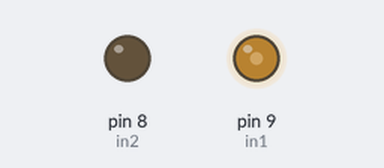
Bench run of a sketch on a simulated Arduino Uno, built with avr-gcc and run on an emulated ATmega328P. On the bench: output pins drawn as LEDs (lit = HIGH).

Above: at 0.1 s.
Timing chart, 0 to 1.6 s (numbered marks = the images above):
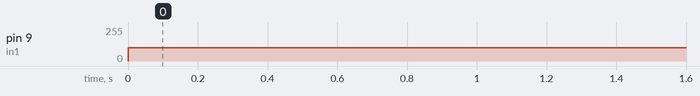

Measured:
- by itself, pin 9 (in1): 0/255 → 100/255 at 0.00 s

The sketch:

dongco.ino
```cpp
int in1 = 9;
int in2 = 8;
int speed = 150;

int ledPin = 13;

void setup()
{
  pinMode(in1, OUTPUT);
  pinMode(in2, OUTPUT);
  Serial.begin(9600);
}

void loop()
{
  analogWrite(in1, 100);
  digitalWrite(in2, LOW);
}
```
